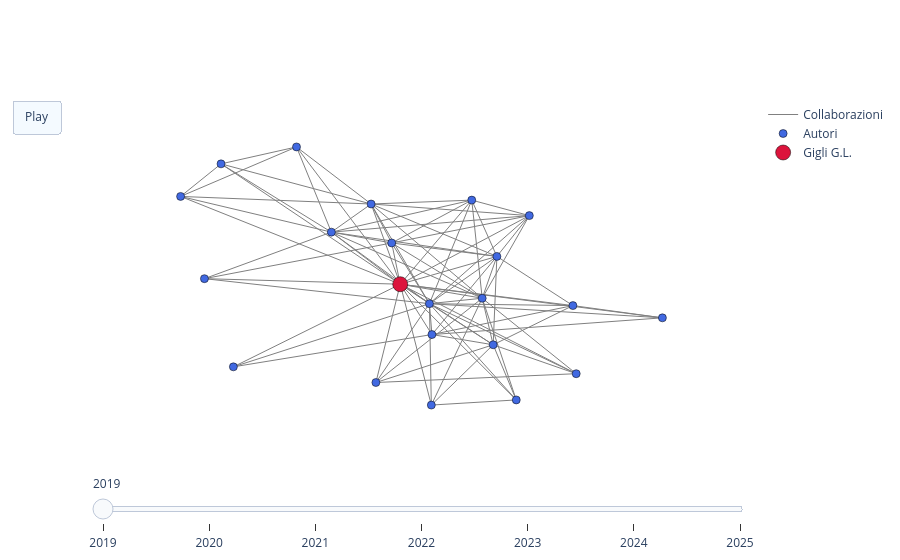

Source (notebook cell):
### Markdown cell above
## Terzo grafo
Creazione del grafo per l'autore più centrale di tutti gli anni in relazione agli autori che hanno collaborato alle collaborazioni comuni.

### Code cell
# ==============================
# Grafo totale e autore centrale globale
# ==============================
G_totale = nx.compose_all(grafi_per_anno.values())
central_author = max(G_totale.degree, key=lambda x: x[1])[0]
print("Autore centrale globale:", central_author)

# ==============================
# Creazione grafi cumulativi
# ==============================
grafi_cumulativi = {}
G_cumulativo = nx.Graph()

for anno in sorted(grafi_per_anno.keys()):
    G_cumulativo = nx.compose(G_cumulativo, grafi_per_anno[anno])
    grafi_cumulativi[anno] = G_cumulativo.copy()

# ==============================
# Calcolo layout per anno
# ==============================
pos_per_anno = {}
for anno, G in grafi_cumulativi.items():
    if central_author not in G:
        continue

    nodes_connected = nx.node_connected_component(G, central_author)
    G_sub = G.subgraph(nodes_connected).copy()

    initial_pos = {central_author: (0, 0)}

    pos = nx.spring_layout(
        G_sub,
        seed=42,
        pos=initial_pos,
        fixed=[central_author],
        k=0.5,
        iterations=200
    )

    xs = [x for x, y in pos.values()]
    ys = [y for x, y in pos.values()]
    min_x, max_x = min(xs), max(xs)
    min_y, max_y = min(ys), max(ys)
    for node in pos:
        x, y = pos[node]
        norm_x = -1.1 + 2.2 * (x - min_x) / (max_x - min_x) if max_x > min_x else 0
        norm_y = -1.1 + 2.2 * (y - min_y) / (max_y - min_y) if max_y > min_y else 0
        pos[node] = (norm_x, norm_y)

    pos_per_anno[anno] = pos
    grafi_cumulativi[anno] = G_sub  

# ==============================
# Funzione di plotting
# ==============================
def plot_graph_plotly(G, pos, central_node):
    edge_x, edge_y = [], []

    for u, v in G.edges():
        x0, y0 = pos[u]
        x1, y1 = pos[v]
        edge_x += [x0, x1, None]
        edge_y += [y0, y1, None]

    edge_trace = go.Scatter(
        x=edge_x,
        y=edge_y,
        mode="lines",
        line=dict(width=1, color="gray"),
        hoverinfo="none",
        name="Collaborazioni",
        showlegend=True
    )

    node_x, node_y, texts, colors, sizes = [], [], [], [], []

    for node in G.nodes():
        if node == central_node:
            continue
        x, y = pos[node]
        deg = G.degree(node)
        node_x.append(x)
        node_y.append(y)
        texts.append(f"{node}<br>Collaborazioni: {deg}")
        colors.append("royalblue")
        sizes.append(8)

    node_trace = go.Scatter(
        x=node_x,
        y=node_y,
        mode="markers",
        hoverinfo="text",
        text=texts,
        marker=dict(
            size=sizes,
            color=colors,
            line=dict(width=0.5, color="black"),
            opacity=1.0
        ),
        name="Autori"
    )

    x_c, y_c = pos[central_node]
    node_central_trace = go.Scatter(
        x=[x_c],
        y=[y_c],
        mode="markers",
        hoverinfo="text",
        text=[f"{central_node}<br>Collaborazioni: {G.degree(central_node)}"],
        marker=dict(
            size=15,
            color="crimson",
            line=dict(width=0.5, color="black"),
            opacity=1.0
        ),
        name="Gigli G.L."
    )

    return edge_trace, node_trace, node_central_trace

# ==============================
# Creazione dei frame
# ==============================
frames = []

for anno in sorted(grafi_cumulativi.keys()):
    G = grafi_cumulativi[anno]
    if anno not in pos_per_anno: 
        continue
    pos = pos_per_anno[anno]
    edge, nodes, central = plot_graph_plotly(G, pos, central_author)
    frames.append(
        go.Frame(
            data=[edge, nodes, central],
            name=str(anno),
            layout=go.Layout(
                title=f"Collaborazioni cumulative fino al {anno}<br>Autore centrale: {central_author}"
            )
        )
    )


# ==============================
# Figura finale
# ==============================
fig = go.Figure(
    data=frames[0].data,
    frames=frames,
    layout=go.Layout(
        paper_bgcolor="white",
        plot_bgcolor="white",
        xaxis=dict(visible=False, range=[-1.5,1.5]),
        yaxis=dict(visible=False, range=[-1.5,1.5]),
        updatemenus=[{
            "type": "buttons",
            "buttons": [{
                "label": "Play",
                "method": "animate",
                "args": [None, {
                    "frame": {"duration":2000, "redraw":True},
                    "transition":{"duration":500},
                    "fromcurrent":True
                }]
            }]
        }],
        sliders=[{
            "steps": [{"method":"animate", "args":[[f.name]], "label":f.name} for f in frames]
        }]
    )
)

fig.show()

### Figure 1 — Plotly figure (JSON) as saved in the notebook; plotly's stock layout.template omitted (floating-point values rounded to 4 significant figures; data arrays with more than 128 entries replaced by an {"elided": "..."} marker saying what was removed)
{"data": [{"hoverinfo": "none", "line": {"color": "gray", "width": 1}, "mode": "lines", "name": "Collaborazioni", "showlegend": true, "type": "scatter", "x": {"elided": "270 float values"}, "y": {"elided": "270 float values"}}, {"hoverinfo": "text", "marker": {"color": ["royalblue", "royalblue", "royalblue", "royalblue", "royalblue", "royalblue", "royalblue", "royalblue", "royalblue", "royalblue", "royalblue", "royalblue", "royalblue", "royalblue", "royalblue", "royalblue", "royalblue", "royalblue", "royalblue", "royalblue", "royalblue"], "line": {"color": "black", "width": 0.5}, "opacity": 1, "size": [8, 8, 8, 8, 8, 8, 8, 8, 8, 8, 8, 8, 8, 8, 8, 8, 8, 8, 8, 8, 8]}, "mode": "markers", "name": "Autori", "text": ["Valente Mariarosaria<br>Collaborazioni: 18", "Segatti Samantha<br>Collaborazioni: 8", "Cargnelutti Daniela<br>Collaborazioni: 5", "Bax Francesco<br>Collaborazioni: 5", "Corazza Elisa<br>Collaborazioni: 13", "Rheims Sylvain<br>Collaborazioni: 5", "Merlino Giovanni<br>Collaborazioni: 10", "Pellitteri Gaia<br>Collaborazioni: 3", "Bernardini Andrea<br>Collaborazioni: 11", "Lorenzut Simone<br>Collaborazioni: 5", "Serafini Anna<br>Collaborazioni: 5", "Marini Alessandro<br>Collaborazioni: 9", "Bastien Joubert<br>Collaborazioni: 5", "André-Obadia Nathalie<br>Collaborazioni: 5", "Romano Giorgia<br>Collaborazioni: 4", "Nilo Annacarmen<br>Collaborazioni: 6", "Honnorat Jérǒme<br>Collaborazioni: 11", "de Biase Stefano<br>Collaborazioni: 7", "Fabris Martina<br>Collaborazioni: 8", "Smeralda Carmelo Luca<br>Collaborazioni: 4", "Vogrig Alberto<br>Collaborazioni: 12"], "type": "scatter", "x": [0.03613, 0.2295, 0.04494, -0.2082, 0.2772, -0.9154, 0.3273, -0.859, 0.3443, 0.4327, 0.7064, -0.1361, -0.5708, -1.1, 1.1, 0.6914, -0.23, 0.04764, 0.4923, -0.9911, -0.4116], "y": [-0.2359, 0.6468, -1.1, -0.9077, -0.1894, 0.9557, -0.5863, -0.7741, 0.167, -1.056, -0.8326, 0.2816, 1.1, 0.6781, -0.3566, -0.2522, 0.6135, -0.4989, 0.5147, -0.02275, 0.3739]}, {"hoverinfo": "text", "marker": {"color": "crimson", "line": {"color": "black", "width": 0.5}, "opacity": 1, "size": 15}, "mode": "markers", "name": "Gigli G.L.", "text": ["Gigli Gian Luigi<br>Collaborazioni: 21"], "type": "scatter", "x": [-0.09714], "y": [-0.06999]}], "layout": {"paper_bgcolor": "white", "plot_bgcolor": "white", "sliders": [{"steps": [{"args": [["2019"]], "label": "2019", "method": "animate"}, {"args": [["2020"]], "label": "2020", "method": "animate"}, {"args": [["2021"]], "label": "2021", "method": "animate"}, {"args": [["2022"]], "label": "2022", "method": "animate"}, {"args": [["2023"]], "label": "2023", "method": "animate"}, {"args": [["2024"]], "label": "2024", "method": "animate"}, {"args": [["2025"]], "label": "2025", "method": "animate"}]}], "updatemenus": [{"buttons": [{"args": [null, {"frame": {"duration": 2000, "redraw": true}, "fromcurrent": true, "transition": {"duration": 500}}], "label": "Play", "method": "animate"}], "type": "buttons"}], "xaxis": {"range": [-1.5, 1.5], "visible": false}, "yaxis": {"range": [-1.5, 1.5], "visible": false}}}
